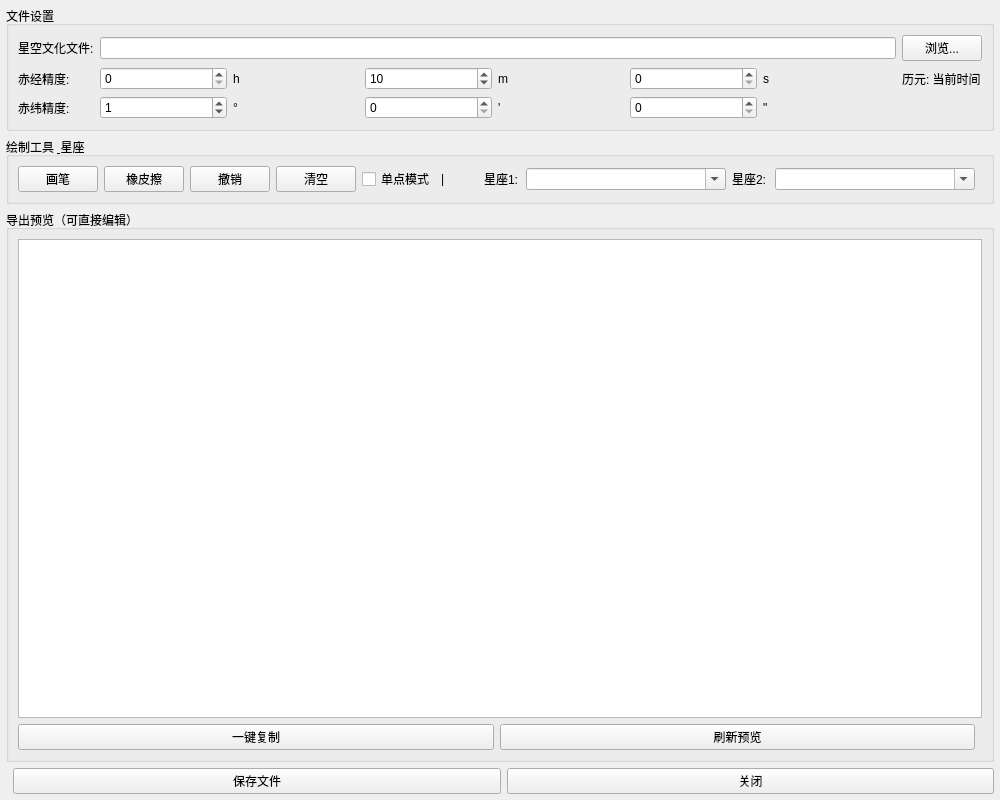
<?xml version="1.0" encoding="UTF-8"?>
<ui version="4.0">
 <class>ScmBoundaryDialogClass</class>
 <widget class="QWidget" name="ScmBoundaryDialog">
  <property name="geometry">
   <rect>
    <x>0</x>
    <y>0</y>
    <width>1000</width>
    <height>800</height>
   </rect>
  </property>
  <property name="windowTitle">
   <string>星座边界绘制</string>
  </property>
  <layout class="QVBoxLayout" name="mainVerticalLayout">
   <property name="spacing">
    <number>0</number>
   </property>
   <property name="leftMargin">
    <number>0</number>
   </property>
   <property name="topMargin">
    <number>0</number>
   </property>
   <property name="rightMargin">
    <number>0</number>
   </property>
   <property name="bottomMargin">
    <number>0</number>
   </property>
   <item>
    <widget class="TitleBar" name="titleBar">
     <property name="title" stdset="0">
      <string>星座边界绘制</string>
     </property>
    </widget>
   </item>
   <item>
    <widget class="QFrame" name="Content">
     <property name="frameShape">
      <enum>QFrame::NoFrame</enum>
     </property>
     <layout class="QVBoxLayout" name="contentVerticalLayout">
      <property name="spacing">
       <number>6</number>
      </property>
      <property name="leftMargin">
       <number>6</number>
      </property>
      <property name="topMargin">
       <number>6</number>
      </property>
      <property name="rightMargin">
       <number>6</number>
      </property>
      <property name="bottomMargin">
       <number>6</number>
      </property>
      <item>
       <widget class="QGroupBox" name="fileGroupBox">
        <property name="title">
         <string>文件设置</string>
        </property>
        <layout class="QGridLayout" name="fileGridLayout">
         <item row="0" column="0">
          <widget class="QLabel" name="fileLabel">
           <property name="text">
            <string>星空文化文件:</string>
           </property>
          </widget>
         </item>
         <item row="0" column="1">
          <widget class="QLineEdit" name="filePathLineEdit">
           <property name="readOnly">
            <bool>true</bool>
           </property>
          </widget>
         </item>
         <item row="0" column="2">
          <widget class="QPushButton" name="browseFileButton">
           <property name="text">
            <string>浏览...</string>
           </property>
          </widget>
         </item>
         <item row="1" column="0">
          <widget class="QLabel" name="raPrecisionLabel">
           <property name="text">
            <string>赤经精度:</string>
           </property>
          </widget>
         </item>
         <item row="1" column="1">
          <layout class="QHBoxLayout" name="raPrecisionHBoxLayout">
           <item>
            <widget class="QSpinBox" name="raHourSpinBox">
             <property name="minimum">
              <number>0</number>
             </property>
             <property name="maximum">
              <number>23</number>
             </property>
             <property name="value">
              <number>0</number>
             </property>
            </widget>
           </item>
           <item>
            <widget class="QLabel" name="raHourLabel">
             <property name="text">
              <string>h</string>
             </property>
            </widget>
           </item>
           <item>
            <widget class="QSpinBox" name="raMinuteSpinBox">
             <property name="minimum">
              <number>0</number>
             </property>
             <property name="maximum">
              <number>59</number>
             </property>
             <property name="value">
              <number>10</number>
             </property>
            </widget>
           </item>
           <item>
            <widget class="QLabel" name="raMinuteLabel">
             <property name="text">
              <string>m</string>
             </property>
            </widget>
           </item>
           <item>
            <widget class="QSpinBox" name="raSecondSpinBox">
             <property name="minimum">
              <number>0</number>
             </property>
             <property name="maximum">
              <number>59</number>
             </property>
             <property name="value">
              <number>0</number>
             </property>
            </widget>
           </item>
           <item>
            <widget class="QLabel" name="raSecondLabel">
             <property name="text">
              <string>s</string>
             </property>
            </widget>
           </item>
           <item>
            <spacer name="raPrecisionSpacer">
             <property name="orientation">
              <enum>Qt::Horizontal</enum>
             </property>
            </spacer>
           </item>
          </layout>
         </item>
         <item row="1" column="2">
          <widget class="QLabel" name="epochLabel">
           <property name="text">
            <string>历元: 当前时间</string>
           </property>
          </widget>
         </item>
         <item row="2" column="0">
          <widget class="QLabel" name="decPrecisionLabel">
           <property name="text">
            <string>赤纬精度:</string>
           </property>
          </widget>
         </item>
         <item row="2" column="1">
          <layout class="QHBoxLayout" name="decPrecisionHBoxLayout">
           <item>
            <widget class="QSpinBox" name="degreeSpinBox">
             <property name="minimum">
              <number>0</number>
             </property>
             <property name="maximum">
              <number>90</number>
             </property>
             <property name="value">
              <number>1</number>
             </property>
            </widget>
           </item>
           <item>
            <widget class="QLabel" name="degreeLabel">
             <property name="text">
              <string>°</string>
             </property>
            </widget>
           </item>
           <item>
            <widget class="QSpinBox" name="minuteSpinBox">
             <property name="minimum">
              <number>0</number>
             </property>
             <property name="maximum">
              <number>59</number>
             </property>
             <property name="value">
              <number>0</number>
             </property>
            </widget>
           </item>
           <item>
            <widget class="QLabel" name="minuteLabel">
             <property name="text">
              <string>'</string>
             </property>
            </widget>
           </item>
           <item>
            <widget class="QSpinBox" name="secondSpinBox">
             <property name="minimum">
              <number>0</number>
             </property>
             <property name="maximum">
              <number>59</number>
             </property>
             <property name="value">
              <number>0</number>
             </property>
            </widget>
           </item>
           <item>
            <widget class="QLabel" name="secondLabel">
             <property name="text">
              <string>"</string>
             </property>
            </widget>
           </item>
           <item>
            <spacer name="decPrecisionSpacer">
             <property name="orientation">
              <enum>Qt::Horizontal</enum>
             </property>
            </spacer>
           </item>
          </layout>
         </item>
        </layout>
       </widget>
      </item>
      <item>
       <widget class="QGroupBox" name="toolAndConstellationGroupBox">
        <property name="title">
         <string>绘制工具 &amp; 星座</string>
        </property>
        <layout class="QHBoxLayout" name="toolAndConstellationHorizontalLayout">
         <item>
          <widget class="QPushButton" name="penToolButton">
           <property name="checkable">
            <bool>true</bool>
           </property>
           <property name="text">
            <string>画笔</string>
           </property>
          </widget>
         </item>
         <item>
          <widget class="QPushButton" name="eraserToolButton">
           <property name="checkable">
            <bool>true</bool>
           </property>
           <property name="text">
            <string>橡皮擦</string>
           </property>
          </widget>
         </item>
         <item>
          <widget class="QPushButton" name="undoButton">
           <property name="text">
            <string>撤销</string>
           </property>
          </widget>
         </item>
         <item>
          <widget class="QPushButton" name="clearAllButton">
           <property name="text">
            <string>清空</string>
           </property>
          </widget>
         </item>
         <item>
          <widget class="QCheckBox" name="singleLineModeCheckBox">
           <property name="text">
            <string>单点模式</string>
           </property>
          </widget>
         </item>
         <item>
          <widget class="QLabel" name="toolSeparatorLabel">
           <property name="text">
            <string>|</string>
           </property>
          </widget>
         </item>
         <item>
          <widget class="QLabel" name="constellation1Label">
           <property name="text">
            <string>星座1:</string>
           </property>
          </widget>
         </item>
         <item>
          <widget class="QComboBox" name="defaultConstellation1ComboBox">
           <property name="editable">
            <bool>true</bool>
           </property>
           <property name="minimumSize">
            <size>
             <width>200</width>
             <height>0</height>
            </size>
           </property>
          </widget>
         </item>
         <item>
          <widget class="QLabel" name="constellation2Label">
           <property name="text">
            <string>星座2:</string>
           </property>
          </widget>
         </item>
         <item>
          <widget class="QComboBox" name="defaultConstellation2ComboBox">
           <property name="editable">
            <bool>true</bool>
           </property>
           <property name="minimumSize">
            <size>
             <width>200</width>
             <height>0</height>
            </size>
           </property>
          </widget>
         </item>
         <item>
          <spacer name="toolAndConstellationSpacer">
           <property name="orientation">
            <enum>Qt::Horizontal</enum>
           </property>
          </spacer>
         </item>
        </layout>
       </widget>
      </item>
      <item>
       <widget class="QGroupBox" name="previewGroupBox">
        <property name="title">
         <string>导出预览（可直接编辑）</string>
        </property>
        <layout class="QVBoxLayout" name="previewVerticalLayout">
         <item>
          <widget class="QTextEdit" name="previewTextEdit">
           <property name="readOnly">
            <bool>false</bool>
           </property>
           <property name="font">
            <font>
             <family>Consolas</family>
            </font>
           </property>
          </widget>
         </item>
         <item>
          <layout class="QHBoxLayout" name="previewButtonLayout">
           <item>
            <widget class="QPushButton" name="copyPreviewButton">
             <property name="text">
              <string>一键复制</string>
             </property>
            </widget>
           </item>
           <item>
            <widget class="QPushButton" name="refreshPreviewButton">
             <property name="text">
              <string>刷新预览</string>
             </property>
            </widget>
           </item>
           <item>
            <spacer name="previewSpacer">
             <property name="orientation">
              <enum>Qt::Horizontal</enum>
             </property>
            </spacer>
           </item>
          </layout>
         </item>
        </layout>
       </widget>
      </item>
      <item>
       <layout class="QHBoxLayout" name="bottomButtonLayout">
        <item>
         <spacer name="bottomLeftSpacer">
          <property name="orientation">
           <enum>Qt::Horizontal</enum>
          </property>
         </spacer>
        </item>
        <item>
         <widget class="QPushButton" name="saveButton">
          <property name="text">
           <string>保存文件</string>
          </property>
         </widget>
        </item>
        <item>
         <widget class="QPushButton" name="closeButton">
          <property name="text">
           <string>关闭</string>
          </property>
         </widget>
        </item>
       </layout>
      </item>
     </layout>
    </widget>
   </item>
  </layout>
 </widget>
 <customwidgets>
  <customwidget>
   <class>TitleBar</class>
   <extends>QFrame</extends>
   <header location="global">Dialog.hpp</header>
   <container>1</container>
  </customwidget>
 </customwidgets>
 <resources/>
 <connections/>
</ui>
